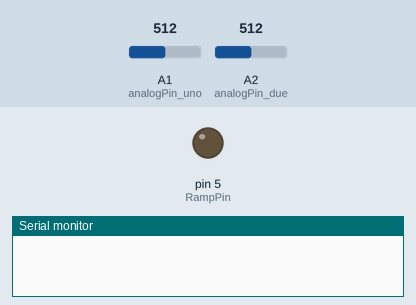
Simulated run of this sketch. Board: Arduino Uno, built with avr-gcc and run on an emulated ATmega328P. Shown: output pins drawn as LEDs (lit = HIGH), the last lines printed to the serial monitor. The test bench sets the inputs (shaded band); at power-on: A1 (analogPin_uno) = 512, A2 (analogPin_due) = 512. At 9.8 s the program stops and its outputs stay as they are.

Above: at 0.1 s.
At 1.87 s:
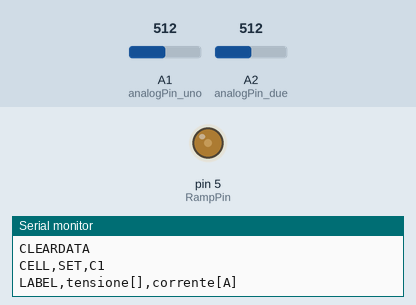
At 2.79 s:
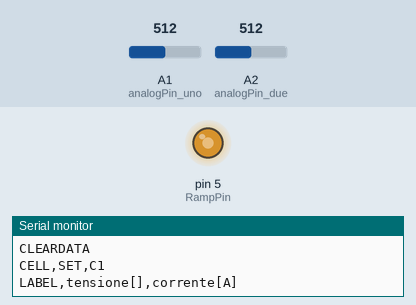
At 3.8 s:
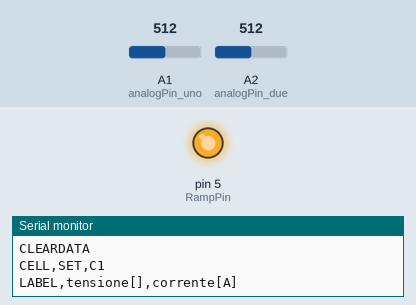
Timing chart, 0 to 11.2 s (numbered marks = the images above):
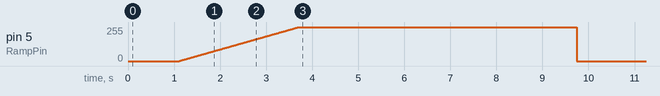

The sketch:

LED_tensione_corrente_excel.ino
```cpp
/*caratteristiche  circuito su shield Euro 1
 * -pin 5 uscita PWM per generare la rampa.
 * -switch 1 led giallo; switch 2 verde; switch 3 rosso
 * -resistenza RD = 100 Ohm
 Utilizzo del file Excel per visualizzare i dati
 tramite le righe di comando
  Serial.println("CLEARDATA"); //RIPULISCE IL FOGLIO EXCEL
  Serial.println("CELL,SET,C1"); // SCRIVE "SCARICA DEL CONDENSATORE" NELLA CASELLA C1
  Serial.println("LABEL,tensione[],corrente[A]");
 */

const unsigned int RampPin = 5; //pin 5 uscita PWM per generare la rampa.
// Questo pin viene collegato allâ€™integratore
const unsigned int analogPin_uno = 1; //pin A0 per lettura V1
const unsigned int analogPin_due = 2; //pin A2 per lettura V2
unsigned int i = 0; //variabile che conta gli step durante la salita della rampa
int V1[256]; //array per memorizzare V1 (d.d.p, letta da analogPin_uno)
int V2[256]; //array per memorizzare V2 (d.d.p, letta da analogPin_due)
int start = 1; //flag per fermare il ciclo
int rd = 100; // Il valore della resistenza RD = 100 Ohm


//Inizializzazione
void setup()
{
  pinMode(RampPin, OUTPUT); //pin pwm RampPin configurato come uscita
  Serial.begin(9600); //inizializzazione della porta seriale
}
//Ciclo di istruzioni del programma
void loop()
{
  delay(1000); // attende 1s
  Serial.println("CLEARDATA"); //RIPULISCE IL FOGLIO EXCEL
  Serial.println("CELL,SET,C1"); // SCRIVE "SCARICA DEL CONDENSATORE" NELLA CASELLA C1
  Serial.println("LABEL,tensione[],corrente[A]");
  delay(100);
  //Serial.println("INIZIO LA MISURA");
  for (i = 0; i < 256; i++) //il valore che definisce il duty cycle dell'onda quadra Ã¨ scrivibile su 8 bit
    //cioÃ¨ assume valori da 0 a 256
  {
    analogWrite(RampPin, i); //incrementa il duty cycle di uno step
    V1[i] = analogRead(analogPin_uno); //legge il pin analogPin_uno e crea il vettore
    V2[i] = analogRead(analogPin_due); //legge il pin analogPin_due e crea
    delay(10); // tempo di attesa tra due misure successive in millisecondi= 0.01 s
  }
  //Serial.println("HO FINITO LA MISURA");
  delay(200);

  for (i = 0; i < 256; i++) //nuovo ciclo che scorre gli array di dati e li scrive sulla seriale
  {
    Serial.print("DATA,");
    Serial.print(5.0 * V2[i] / 1024, 4); // il 4 dopo la virgola sta a significare che stampa con 4 cifre decimali
    Serial.print(" , ");
    Serial.println((5.0 / 1.024) * (V1[i] - V2[i]) / rd, 4); // si divide per 1.024 invece che per 1024 per avere la corrente in milliampere invece che in ampere
  }
    Serial.println("CELL,SET,C1,TERMINE ACQUISIZIONE DATI");
   // COMUNICA LA FINE DELL'ACQUISIZIONE DATI, NELLA CASELLA C1
  analogWrite(RampPin, 0); // spegne il led
  while (start = 1) {}; // mette Arduino in standby
}
```

Measured:
- by itself, pin 5 (RampPin): rises from 0/255 to 255/255 in 2.6 s, then falls to 0/255 in 6.0 s
